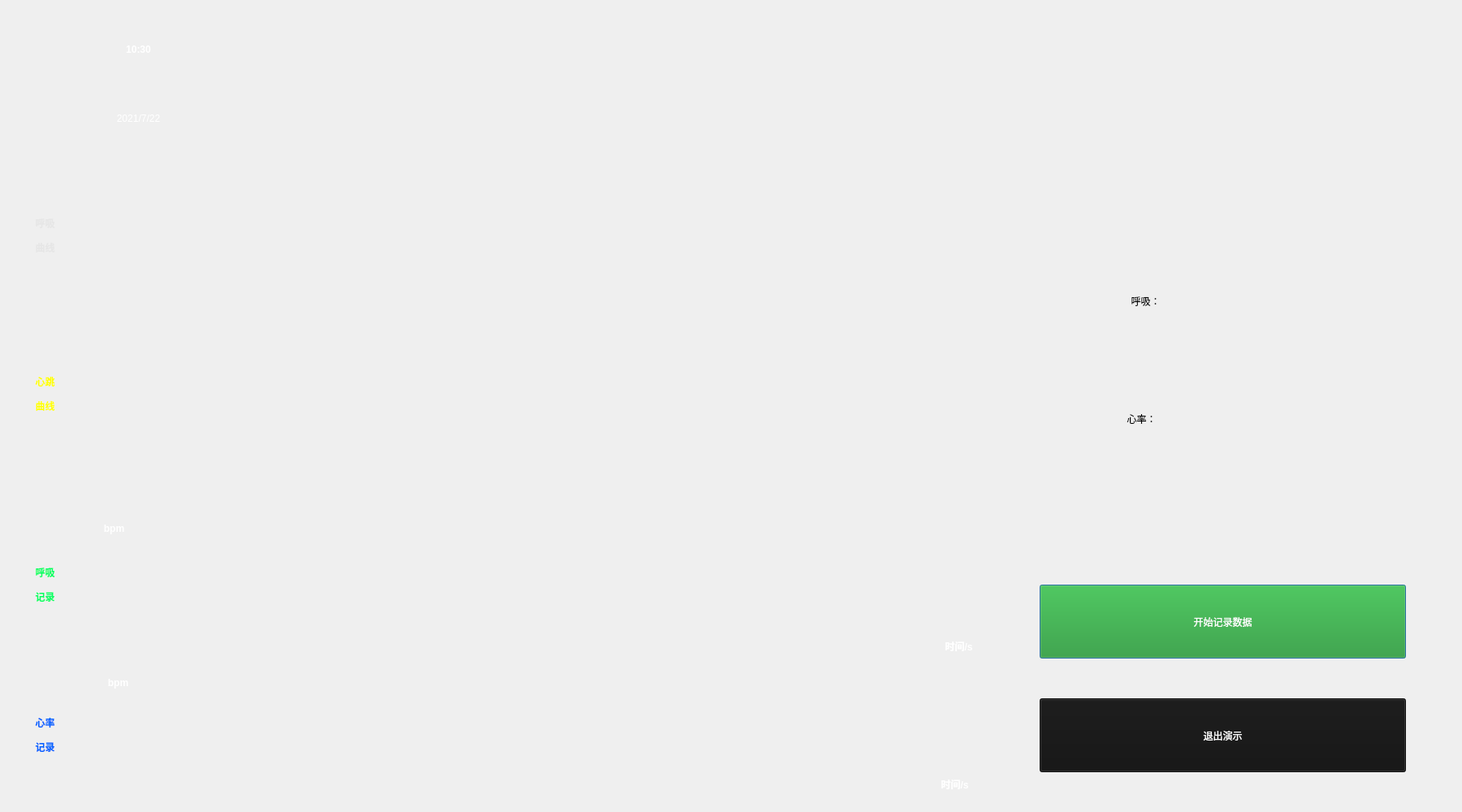
<?xml version="1.0" encoding="UTF-8"?>
<ui version="4.0">
 <class>MainP</class>
 <widget class="QDialog" name="MainP">
  <property name="geometry">
   <rect>
    <x>0</x>
    <y>0</y>
    <width>1800</width>
    <height>1000</height>
   </rect>
  </property>
  <property name="windowTitle">
   <string>Dialog</string>
  </property>
  <widget class="QLabel" name="background">
   <property name="geometry">
    <rect>
     <x>0</x>
     <y>0</y>
     <width>1980</width>
     <height>1100</height>
    </rect>
   </property>
   <property name="styleSheet">
    <string notr="true">QLabel{
background-color:rgba(0, 0, 0, 0);
border-image: url(img/bg02.png);
}</string>
   </property>
   <property name="text">
    <string/>
   </property>
  </widget>
  <widget class="QLabel" name="label_time_day">
   <property name="geometry">
    <rect>
     <x>10</x>
     <y>90</y>
     <width>321</width>
     <height>111</height>
    </rect>
   </property>
   <property name="styleSheet">
    <string notr="true">QLabel{

	font: 75 30pt &quot;微软雅黑&quot;;
background-color:rgba(0, 0, 0, 0);
color: white;
}</string>
   </property>
   <property name="text">
    <string>2021/7/22</string>
   </property>
   <property name="alignment">
    <set>Qt::AlignCenter</set>
   </property>
  </widget>
  <widget class="QLabel" name="label_time_min">
   <property name="geometry">
    <rect>
     <x>30</x>
     <y>10</y>
     <width>281</width>
     <height>101</height>
    </rect>
   </property>
   <property name="styleSheet">
    <string notr="true">QLabel{
	font: 75 40pt &quot;微软雅黑&quot;;
background-color:rgba(0, 0, 0, 0);
color: white;
font-weight: bold;

}</string>
   </property>
   <property name="text">
    <string>10:30</string>
   </property>
   <property name="alignment">
    <set>Qt::AlignCenter</set>
   </property>
  </widget>
  <widget class="QLabel" name="label_state">
   <property name="geometry">
    <rect>
     <x>390</x>
     <y>30</y>
     <width>691</width>
     <height>121</height>
    </rect>
   </property>
   <property name="styleSheet">
    <string notr="true">QLabel{

	font: 25 40pt &quot;微软雅黑&quot;;
background-color:rgba(0, 0, 0, 0);
color: white;


}</string>
   </property>
   <property name="text">
    <string/>
   </property>
   <property name="alignment">
    <set>Qt::AlignLeading|Qt::AlignLeft|Qt::AlignVCenter</set>
   </property>
  </widget>
  <widget class="QLabel" name="label_figure1">
   <property name="geometry">
    <rect>
     <x>770</x>
     <y>60</y>
     <width>351</width>
     <height>61</height>
    </rect>
   </property>
   <property name="styleSheet">
    <string notr="true">QLabel{
font: 70 40pt &quot;微软雅黑&quot;;
font-weight: bold;
background-color:rgba(0, 0, 0, 0);
color:white;
}</string>
   </property>
   <property name="text">
    <string/>
   </property>
   <property name="alignment">
    <set>Qt::AlignCenter</set>
   </property>
  </widget>
  <widget class="QLabel" name="label_amp1">
   <property name="geometry">
    <rect>
     <x>670</x>
     <y>190</y>
     <width>211</width>
     <height>51</height>
    </rect>
   </property>
   <property name="styleSheet">
    <string notr="true">QLabel{
font: 70 25pt &quot;微软雅黑&quot;;
font-weight: bold;
background-color:rgba(0, 0, 0, 0);
color:rgb(0,255,255);
}</string>
   </property>
   <property name="text">
    <string/>
   </property>
   <property name="alignment">
    <set>Qt::AlignCenter</set>
   </property>
  </widget>
  <widget class="QLabel" name="label_amp2">
   <property name="geometry">
    <rect>
     <x>1030</x>
     <y>190</y>
     <width>81</width>
     <height>51</height>
    </rect>
   </property>
   <property name="styleSheet">
    <string notr="true">QLabel{
font: 70 25pt &quot;微软雅黑&quot;;
color:rgb(0,255,255);
background-color:rgba(0, 0, 0, 0);
}</string>
   </property>
   <property name="text">
    <string/>
   </property>
   <property name="alignment">
    <set>Qt::AlignCenter</set>
   </property>
  </widget>
  <widget class="QLabel" name="label_amp_disp">
   <property name="geometry">
    <rect>
     <x>880</x>
     <y>40</y>
     <width>341</width>
     <height>111</height>
    </rect>
   </property>
   <property name="styleSheet">
    <string notr="true">QLabel{
font: 70 25pt &quot;微软雅黑&quot;;
color:rgb(0,255,255);
font-weight: bold;
background-color:rgba(0, 0, 0, 0);
}</string>
   </property>
   <property name="text">
    <string/>
   </property>
   <property name="alignment">
    <set>Qt::AlignCenter</set>
   </property>
  </widget>
  <widget class="QPushButton" name="button_record">
   <property name="geometry">
    <rect>
     <x>1280</x>
     <y>720</y>
     <width>451</width>
     <height>91</height>
    </rect>
   </property>
   <property name="styleSheet">
    <string notr="true">QPushButton{
font: 70 40pt &quot;微软雅黑&quot;;
background-color:rgb(30, 150, 30);
color:white;
}</string>
   </property>
   <property name="text">
    <string>开始记录数据</string>
   </property>
  </widget>
  <widget class="QPushButton" name="button_exit">
   <property name="geometry">
    <rect>
     <x>1280</x>
     <y>860</y>
     <width>451</width>
     <height>91</height>
    </rect>
   </property>
   <property name="styleSheet">
    <string notr="true">QPushButton{
font: 70 40pt &quot;微软雅黑&quot;;
background-color: rgb(20, 20, 20);
color:white;
}</string>
   </property>
   <property name="text">
    <string>退出演示</string>
   </property>
  </widget>
  <widget class="QLabel" name="label_figure1_2">
   <property name="geometry">
    <rect>
     <x>270</x>
     <y>920</y>
     <width>351</width>
     <height>61</height>
    </rect>
   </property>
   <property name="styleSheet">
    <string notr="true">QLabel{
font: 70 23pt &quot;微软雅黑&quot;;
font-weight: bold;
background-color:rgba(0, 0, 0, 0);
color:white;
}</string>
   </property>
   <property name="text">
    <string/>
   </property>
   <property name="alignment">
    <set>Qt::AlignCenter</set>
   </property>
  </widget>
  <widget class="QLabel" name="label_figure1_3">
   <property name="geometry">
    <rect>
     <x>1100</x>
     <y>930</y>
     <width>151</width>
     <height>71</height>
    </rect>
   </property>
   <property name="styleSheet">
    <string notr="true">QLabel{
font: 70 20pt &quot;微软雅黑&quot;;
font-weight: bold;
background-color:rgba(0, 0, 0, 0);
color:white;
}</string>
   </property>
   <property name="text">
    <string>时间/s</string>
   </property>
   <property name="alignment">
    <set>Qt::AlignCenter</set>
   </property>
  </widget>
  <widget class="QLabel" name="label_state_2">
   <property name="geometry">
    <rect>
     <x>610</x>
     <y>40</y>
     <width>331</width>
     <height>121</height>
    </rect>
   </property>
   <property name="styleSheet">
    <string notr="true">QLabel{

	font: 25 40pt &quot;微软雅黑&quot;;
background-color:rgba(0, 0, 0, 0);
color: white;


}</string>
   </property>
   <property name="text">
    <string/>
   </property>
   <property name="alignment">
    <set>Qt::AlignLeading|Qt::AlignLeft|Qt::AlignVCenter</set>
   </property>
  </widget>
  <widget class="QLabel" name="label_amp1_2">
   <property name="geometry">
    <rect>
     <x>0</x>
     <y>410</y>
     <width>111</width>
     <height>151</height>
    </rect>
   </property>
   <property name="styleSheet">
    <string notr="true">QLabel{
font: 70 25pt &quot;微软雅黑&quot;;
font-weight: bold;
background-color:rgba(0, 0, 0, 0);
color:rgb(255,255,0);
}</string>
   </property>
   <property name="text">
    <string>&lt;html&gt;&lt;head/&gt;&lt;body&gt;&lt;p&gt;心跳&lt;/p&gt;&lt;p&gt;曲线&lt;/p&gt;&lt;/body&gt;&lt;/html&gt;</string>
   </property>
   <property name="alignment">
    <set>Qt::AlignCenter</set>
   </property>
  </widget>
  <widget class="QLabel" name="label_amp1_3">
   <property name="geometry">
    <rect>
     <x>0</x>
     <y>210</y>
     <width>111</width>
     <height>161</height>
    </rect>
   </property>
   <property name="styleSheet">
    <string notr="true">QLabel{
font: 70 25pt &quot;微软雅黑&quot;;
font-weight: bold;
background-color:rgba(0, 0, 0, 0);
color:rgb(230,230,230);
}</string>
   </property>
   <property name="text">
    <string>&lt;html&gt;&lt;head/&gt;&lt;body&gt;&lt;p&gt;呼吸&lt;/p&gt;&lt;p&gt;曲线&lt;/p&gt;&lt;/body&gt;&lt;/html&gt;</string>
   </property>
   <property name="alignment">
    <set>Qt::AlignCenter</set>
   </property>
  </widget>
  <widget class="QLabel" name="label_amp1_4">
   <property name="geometry">
    <rect>
     <x>0</x>
     <y>640</y>
     <width>111</width>
     <height>161</height>
    </rect>
   </property>
   <property name="styleSheet">
    <string notr="true">QLabel{
font: 70 25pt &quot;微软雅黑&quot;;
font-weight: bold;
background-color:rgba(0, 0, 0, 0);
color:rgb(0,255,100);
}</string>
   </property>
   <property name="text">
    <string>&lt;html&gt;&lt;head/&gt;&lt;body&gt;&lt;p&gt;呼吸&lt;/p&gt;&lt;p&gt;记录&lt;/p&gt;&lt;/body&gt;&lt;/html&gt;</string>
   </property>
   <property name="alignment">
    <set>Qt::AlignCenter</set>
   </property>
  </widget>
  <widget class="QLabel" name="value_setting">
   <property name="geometry">
    <rect>
     <x>1660</x>
     <y>720</y>
     <width>111</width>
     <height>91</height>
    </rect>
   </property>
   <property name="styleSheet">
    <string notr="true">QLabel{
font: 70 25pt &quot;微软雅黑&quot;;
color:rgb(0,255,255);
font-weight: bold;
background-color:rgba(0, 0, 0, 0);
}</string>
   </property>
   <property name="text">
    <string/>
   </property>
   <property name="alignment">
    <set>Qt::AlignCenter</set>
   </property>
  </widget>
  <widget class="QLabel" name="label_amp1_5">
   <property name="geometry">
    <rect>
     <x>1310</x>
     <y>310</y>
     <width>201</width>
     <height>121</height>
    </rect>
   </property>
   <property name="styleSheet">
    <string notr="true">QLabel{
font: 70 40pt &quot;微软雅黑&quot;;
font-weight: bold;
background-color:rgba(0, 0, 0, 0);
color:rgb(200,150,155);
}&lt;?xml version=&quot;1.0&quot; encoding=&quot;UTF-8&quot;?&gt;
&lt;ui version=&quot;4.0&quot;&gt;
 &lt;widget name=&quot;__qt_fake_top_level&quot;&gt;
  &lt;widget class=&quot;QLabel&quot; name=&quot;label_amp1&quot;&gt;
   &lt;property name=&quot;geometry&quot;&gt;
    &lt;rect&gt;
     &lt;x&gt;670&lt;/x&gt;
     &lt;y&gt;190&lt;/y&gt;
     &lt;width&gt;211&lt;/width&gt;
     &lt;height&gt;51&lt;/height&gt;
    &lt;/rect&gt;
   &lt;/property&gt;
   &lt;property name=&quot;styleSheet&quot;&gt;
    &lt;string notr=&quot;true&quot;&gt;QLabel{
font: 70 25pt &amp;quot;微软雅黑&amp;quot;;
font-weight: bold;
background-color:rgba(0, 0, 0, 0);
color:rgb(0,255,255);
}&lt;/string&gt;
   &lt;/property&gt;
   &lt;property name=&quot;text&quot;&gt;
    &lt;string&gt;当前幅度：&lt;/string&gt;
   &lt;/property&gt;
   &lt;property name=&quot;alignment&quot;&gt;
    &lt;set&gt;Qt::AlignCenter&lt;/set&gt;
   &lt;/property&gt;
  &lt;/widget&gt;
 &lt;/widget&gt;
 &lt;resources/&gt;
&lt;/ui&gt;
</string>
   </property>
   <property name="text">
    <string>呼吸：</string>
   </property>
   <property name="alignment">
    <set>Qt::AlignCenter</set>
   </property>
  </widget>
  <widget class="QLabel" name="value_b">
   <property name="geometry">
    <rect>
     <x>1470</x>
     <y>320</y>
     <width>231</width>
     <height>111</height>
    </rect>
   </property>
   <property name="styleSheet">
    <string notr="true">QLabel{
font: 70 40pt &quot;微软雅黑&quot;;
font-weight: bold;
background-color:rgba(0, 0, 0, 0);
color:rgb(200,150,155);
}&lt;?xml version=&quot;1.0&quot; encoding=&quot;UTF-8&quot;?&gt;
&lt;ui version=&quot;4.0&quot;&gt;
 &lt;widget name=&quot;__qt_fake_top_level&quot;&gt;
  &lt;widget class=&quot;QLabel&quot; name=&quot;label_amp1&quot;&gt;
   &lt;property name=&quot;geometry&quot;&gt;
    &lt;rect&gt;
     &lt;x&gt;670&lt;/x&gt;
     &lt;y&gt;190&lt;/y&gt;
     &lt;width&gt;211&lt;/width&gt;
     &lt;height&gt;51&lt;/height&gt;
    &lt;/rect&gt;
   &lt;/property&gt;
   &lt;property name=&quot;styleSheet&quot;&gt;
    &lt;string notr=&quot;true&quot;&gt;QLabel{
font: 70 25pt &amp;quot;微软雅黑&amp;quot;;
font-weight: bold;
background-color:rgba(0, 0, 0, 0);
color:rgb(0,255,255);
}&lt;/string&gt;
   &lt;/property&gt;
   &lt;property name=&quot;text&quot;&gt;
    &lt;string&gt;当前幅度：&lt;/string&gt;
   &lt;/property&gt;
   &lt;property name=&quot;alignment&quot;&gt;
    &lt;set&gt;Qt::AlignCenter&lt;/set&gt;
   &lt;/property&gt;
  &lt;/widget&gt;
 &lt;/widget&gt;
 &lt;resources/&gt;
&lt;/ui&gt;
</string>
   </property>
   <property name="text">
    <string/>
   </property>
   <property name="alignment">
    <set>Qt::AlignCenter</set>
   </property>
  </widget>
  <widget class="QLabel" name="value_h">
   <property name="geometry">
    <rect>
     <x>1470</x>
     <y>450</y>
     <width>231</width>
     <height>131</height>
    </rect>
   </property>
   <property name="styleSheet">
    <string notr="true">QLabel{
font: 70 40pt &quot;微软雅黑&quot;;
font-weight: bold;
background-color:rgba(0, 0, 0, 0);
color:rgb(255,15,155);
}&lt;?xml version=&quot;1.0&quot; encoding=&quot;UTF-8&quot;?&gt;
&lt;ui version=&quot;4.0&quot;&gt;
 &lt;widget name=&quot;__qt_fake_top_level&quot;&gt;
  &lt;widget class=&quot;QLabel&quot; name=&quot;label_amp1&quot;&gt;
   &lt;property name=&quot;geometry&quot;&gt;
    &lt;rect&gt;
     &lt;x&gt;670&lt;/x&gt;
     &lt;y&gt;190&lt;/y&gt;
     &lt;width&gt;211&lt;/width&gt;
     &lt;height&gt;51&lt;/height&gt;
    &lt;/rect&gt;
   &lt;/property&gt;
   &lt;property name=&quot;styleSheet&quot;&gt;
    &lt;string notr=&quot;true&quot;&gt;QLabel{
font: 70 25pt &amp;quot;微软雅黑&amp;quot;;
font-weight: bold;
background-color:rgba(0, 0, 0, 0);
color:rgb(0,255,255);
}&lt;/string&gt;
   &lt;/property&gt;
   &lt;property name=&quot;text&quot;&gt;
    &lt;string&gt;当前幅度：&lt;/string&gt;
   &lt;/property&gt;
   &lt;property name=&quot;alignment&quot;&gt;
    &lt;set&gt;Qt::AlignCenter&lt;/set&gt;
   &lt;/property&gt;
  &lt;/widget&gt;
 &lt;/widget&gt;
 &lt;resources/&gt;
&lt;/ui&gt;
</string>
   </property>
   <property name="text">
    <string/>
   </property>
   <property name="alignment">
    <set>Qt::AlignCenter</set>
   </property>
  </widget>
  <widget class="QLabel" name="label_amp1_6">
   <property name="geometry">
    <rect>
     <x>1320</x>
     <y>460</y>
     <width>171</width>
     <height>111</height>
    </rect>
   </property>
   <property name="styleSheet">
    <string notr="true">QLabel{
font: 70 40pt &quot;微软雅黑&quot;;
font-weight: bold;
background-color:rgba(0, 0, 0, 0);
color:rgb(230,10,155);
}&lt;?xml version=&quot;1.0&quot; encoding=&quot;UTF-8&quot;?&gt;
&lt;ui version=&quot;4.0&quot;&gt;
 &lt;widget name=&quot;__qt_fake_top_level&quot;&gt;
  &lt;widget class=&quot;QLabel&quot; name=&quot;label_amp1&quot;&gt;
   &lt;property name=&quot;geometry&quot;&gt;
    &lt;rect&gt;
     &lt;x&gt;670&lt;/x&gt;
     &lt;y&gt;190&lt;/y&gt;
     &lt;width&gt;211&lt;/width&gt;
     &lt;height&gt;51&lt;/height&gt;
    &lt;/rect&gt;
   &lt;/property&gt;
   &lt;property name=&quot;styleSheet&quot;&gt;
    &lt;string notr=&quot;true&quot;&gt;QLabel{
font: 70 25pt &amp;quot;微软雅黑&amp;quot;;
font-weight: bold;
background-color:rgba(0, 0, 0, 0);
color:rgb(0,255,255);
}&lt;/string&gt;
   &lt;/property&gt;
   &lt;property name=&quot;text&quot;&gt;
    &lt;string&gt;当前幅度：&lt;/string&gt;
   &lt;/property&gt;
   &lt;property name=&quot;alignment&quot;&gt;
    &lt;set&gt;Qt::AlignCenter&lt;/set&gt;
   &lt;/property&gt;
  &lt;/widget&gt;
 &lt;/widget&gt;
 &lt;resources/&gt;
&lt;/ui&gt;
</string>
   </property>
   <property name="text">
    <string>心率：</string>
   </property>
   <property name="alignment">
    <set>Qt::AlignCenter</set>
   </property>
  </widget>
  <widget class="QLabel" name="label_amp1_7">
   <property name="geometry">
    <rect>
     <x>0</x>
     <y>830</y>
     <width>111</width>
     <height>151</height>
    </rect>
   </property>
   <property name="styleSheet">
    <string notr="true">QLabel{
font: 70 25pt &quot;微软雅黑&quot;;
font-weight: bold;
background-color:rgba(0, 0, 0, 0);
color:rgb(0,100,255);
}</string>
   </property>
   <property name="text">
    <string>&lt;html&gt;&lt;head/&gt;&lt;body&gt;&lt;p&gt;心率&lt;/p&gt;&lt;p&gt;记录&lt;/p&gt;&lt;/body&gt;&lt;/html&gt;</string>
   </property>
   <property name="alignment">
    <set>Qt::AlignCenter</set>
   </property>
  </widget>
  <widget class="QLabel" name="label_figure1_4">
   <property name="geometry">
    <rect>
     <x>1110</x>
     <y>760</y>
     <width>141</width>
     <height>71</height>
    </rect>
   </property>
   <property name="styleSheet">
    <string notr="true">QLabel{
font: 70 20pt &quot;微软雅黑&quot;;
font-weight: bold;
background-color:rgba(0, 0, 0, 0);
color:white;
}</string>
   </property>
   <property name="text">
    <string>时间/s</string>
   </property>
   <property name="alignment">
    <set>Qt::AlignCenter</set>
   </property>
  </widget>
  <widget class="QLabel" name="label_figure1_5">
   <property name="geometry">
    <rect>
     <x>70</x>
     <y>600</y>
     <width>141</width>
     <height>101</height>
    </rect>
   </property>
   <property name="styleSheet">
    <string notr="true">QLabel{
font: 70 18pt &quot;微软雅黑&quot;;
font-weight: bold;
background-color:rgba(0, 0, 0, 0);
color:white;
}</string>
   </property>
   <property name="text">
    <string>bpm</string>
   </property>
   <property name="alignment">
    <set>Qt::AlignCenter</set>
   </property>
  </widget>
  <widget class="QLabel" name="label_figure1_6">
   <property name="geometry">
    <rect>
     <x>80</x>
     <y>790</y>
     <width>131</width>
     <height>101</height>
    </rect>
   </property>
   <property name="styleSheet">
    <string notr="true">QLabel{
font: 70 18pt &quot;微软雅黑&quot;;
font-weight: bold;
background-color:rgba(0, 0, 0, 0);
color:white;
}</string>
   </property>
   <property name="text">
    <string>bpm</string>
   </property>
   <property name="alignment">
    <set>Qt::AlignCenter</set>
   </property>
  </widget>
  <widget class="QLabel" name="value_h_2">
   <property name="geometry">
    <rect>
     <x>1580</x>
     <y>670</y>
     <width>201</width>
     <height>131</height>
    </rect>
   </property>
   <property name="styleSheet">
    <string notr="true">QLabel{
font: 70 40pt &quot;微软雅黑&quot;;
font-weight: bold;
background-color:rgba(0, 0, 0, 0);
color:rgb(255,15,155);
}&lt;?xml version=&quot;1.0&quot; encoding=&quot;UTF-8&quot;?&gt;
&lt;ui version=&quot;4.0&quot;&gt;
 &lt;widget name=&quot;__qt_fake_top_level&quot;&gt;
  &lt;widget class=&quot;QLabel&quot; name=&quot;label_amp1&quot;&gt;
   &lt;property name=&quot;geometry&quot;&gt;
    &lt;rect&gt;
     &lt;x&gt;670&lt;/x&gt;
     &lt;y&gt;190&lt;/y&gt;
     &lt;width&gt;211&lt;/width&gt;
     &lt;height&gt;51&lt;/height&gt;
    &lt;/rect&gt;
   &lt;/property&gt;
   &lt;property name=&quot;styleSheet&quot;&gt;
    &lt;string notr=&quot;true&quot;&gt;QLabel{
font: 70 25pt &amp;quot;微软雅黑&amp;quot;;
font-weight: bold;
background-color:rgba(0, 0, 0, 0);
color:rgb(0,255,255);
}&lt;/string&gt;
   &lt;/property&gt;
   &lt;property name=&quot;text&quot;&gt;
    &lt;string&gt;当前幅度：&lt;/string&gt;
   &lt;/property&gt;
   &lt;property name=&quot;alignment&quot;&gt;
    &lt;set&gt;Qt::AlignCenter&lt;/set&gt;
   &lt;/property&gt;
  &lt;/widget&gt;
 &lt;/widget&gt;
 &lt;resources/&gt;
&lt;/ui&gt;
</string>
   </property>
   <property name="text">
    <string/>
   </property>
   <property name="alignment">
    <set>Qt::AlignCenter</set>
   </property>
  </widget>
  <widget class="QLabel" name="value_set">
   <property name="geometry">
    <rect>
     <x>950</x>
     <y>0</y>
     <width>201</width>
     <height>131</height>
    </rect>
   </property>
   <property name="styleSheet">
    <string notr="true">QLabel{
font: 70 20pt &quot;微软雅黑&quot;;
font-weight: bold;
background-color:rgba(0, 0, 0, 0);
color:rgb(255,15,155);
}&lt;?xml version=&quot;1.0&quot; encoding=&quot;UTF-8&quot;?&gt;
&lt;ui version=&quot;4.0&quot;&gt;
 &lt;widget name=&quot;__qt_fake_top_level&quot;&gt;
  &lt;widget class=&quot;QLabel&quot; name=&quot;label_amp1&quot;&gt;
   &lt;property name=&quot;geometry&quot;&gt;
    &lt;rect&gt;
     &lt;x&gt;670&lt;/x&gt;
     &lt;y&gt;190&lt;/y&gt;
     &lt;width&gt;211&lt;/width&gt;
     &lt;height&gt;51&lt;/height&gt;
    &lt;/rect&gt;
   &lt;/property&gt;
   &lt;property name=&quot;styleSheet&quot;&gt;
    &lt;string notr=&quot;true&quot;&gt;QLabel{
font: 70 25pt &amp;quot;微软雅黑&amp;quot;;
font-weight: bold;
background-color:rgba(0, 0, 0, 0);
color:rgb(0,255,255);
}&lt;/string&gt;
   &lt;/property&gt;
   &lt;property name=&quot;text&quot;&gt;
    &lt;string&gt;当前幅度：&lt;/string&gt;
   &lt;/property&gt;
   &lt;property name=&quot;alignment&quot;&gt;
    &lt;set&gt;Qt::AlignCenter&lt;/set&gt;
   &lt;/property&gt;
  &lt;/widget&gt;
 &lt;/widget&gt;
 &lt;resources/&gt;
&lt;/ui&gt;
</string>
   </property>
   <property name="text">
    <string/>
   </property>
   <property name="alignment">
    <set>Qt::AlignCenter</set>
   </property>
  </widget>
  <zorder>background</zorder>
  <zorder>label_time_day</zorder>
  <zorder>label_time_min</zorder>
  <zorder>label_state</zorder>
  <zorder>button_record</zorder>
  <zorder>button_exit</zorder>
  <zorder>label_figure1</zorder>
  <zorder>label_amp2</zorder>
  <zorder>label_amp1</zorder>
  <zorder>label_amp_disp</zorder>
  <zorder>label_figure1_2</zorder>
  <zorder>label_state_2</zorder>
  <zorder>label_amp1_2</zorder>
  <zorder>label_amp1_3</zorder>
  <zorder>label_figure1_3</zorder>
  <zorder>label_amp1_4</zorder>
  <zorder>value_setting</zorder>
  <zorder>label_amp1_5</zorder>
  <zorder>value_b</zorder>
  <zorder>value_h</zorder>
  <zorder>label_amp1_6</zorder>
  <zorder>label_amp1_7</zorder>
  <zorder>label_figure1_4</zorder>
  <zorder>label_figure1_5</zorder>
  <zorder>label_figure1_6</zorder>
  <zorder>value_h_2</zorder>
  <zorder>value_set</zorder>
 </widget>
 <resources/>
 <connections/>
</ui>
